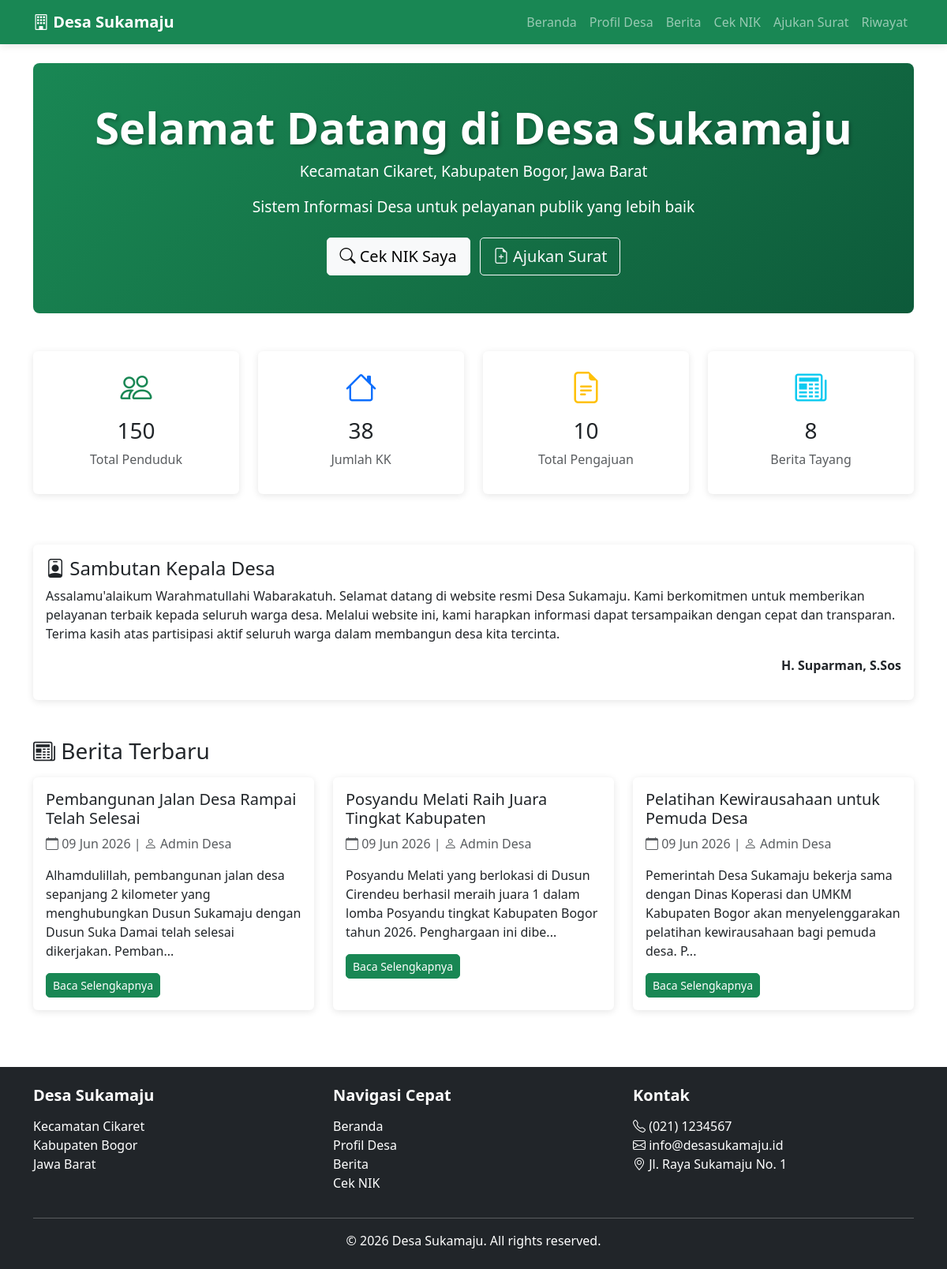
The page / on the database its author committed.
### tables this page shows
CREATE TABLE berita (
  id          INT AUTO_INCREMENT PRIMARY KEY,
  judul       VARCHAR(255) NOT NULL,
  isi         TEXT         NOT NULL,
  penulis     VARCHAR(100) NOT NULL,
  diterbitkan TINYINT(1)   DEFAULT 0,
  created_at  DATETIME     DEFAULT CURRENT_TIMESTAMP
);

### index.php (the view)
<?php
include 'includes/header.php';
$total_warga = mysqli_fetch_assoc(mysqli_query($conn, "SELECT COUNT(*) as total FROM warga"))['total'];
$total_kk = ceil($total_warga / 4);
$total_pengajuan = mysqli_fetch_assoc(mysqli_query($conn, "SELECT COUNT(*) as total FROM surat_pengajuan"))['total'];
$total_berita = mysqli_fetch_assoc(mysqli_query($conn, "SELECT COUNT(*) as total FROM berita WHERE diterbitkan = 1"))['total'];
$berita_terbaru = mysqli_query($conn, "SELECT * FROM berita WHERE diterbitkan = 1 ORDER BY created_at DESC LIMIT 3");
?>
<div class="hero-section text-white text-center py-5 mb-5 rounded-3">
    <h1 class="display-4">Selamat Datang di <?= DESA_NAMA ?></h1>
    <p class="lead"><?= DESA_KECAMATAN ?>, <?= DESA_KABUPATEN ?>, <?= DESA_PROVINSI ?></p>
    <p class="mb-4">Sistem Informasi Desa untuk pelayanan publik yang lebih baik</p>
    <a href="cek_warga.php" class="btn btn-light btn-lg me-2"><i class="bi bi-search"></i> Cek NIK Saya</a>
    <a href="ajukan_surat.php" class="btn btn-outline-light btn-lg"><i class="bi bi-file-earmark-plus"></i> Ajukan Surat</a>
</div>
<div class="row mb-5">
    <div class="col-md-3 mb-3">
        <div class="card text-center h-100 border-success">
            <div class="card-body">
                <i class="bi bi-people fs-1 text-success"></i>
                <h3 class="mt-2"><?= $total_warga ?></h3>
                <p class="text-muted">Total Penduduk</p>
            </div>
        </div>
    </div>
    <div class="col-md-3 mb-3">
        <div class="card text-center h-100 border-primary">
            <div class="card-body">
                <i class="bi bi-house fs-1 text-primary"></i>
                <h3 class="mt-2"><?= $total_kk ?></h3>
                <p class="text-muted">Jumlah KK</p>
            </div>
        </div>
    </div>
    <div class="col-md-3 mb-3">
        <div class="card text-center h-100 border-warning">
            <div class="card-body">
                <i class="bi bi-file-earmark-text fs-1 text-warning"></i>
                <h3 class="mt-2"><?= $total_pengajuan ?></h3>
                <p class="text-muted">Total Pengajuan</p>
            </div>
        </div>
    </div>
    <div class="col-md-3 mb-3">
        <div class="card text-center h-100 border-info">
            <div class="card-body">
                <i class="bi bi-newspaper fs-1 text-info"></i>
                <h3 class="mt-2"><?= $total_berita ?></h3>
                <p class="text-muted">Berita Tayang</p>
            </div>
        </div>
    </div>
</div>
<div class="row mb-5">
    <div class="col-md-12">
        <div class="card">
            <div class="card-body">
                <h4 class="card-title"><i class="bi bi-person-badge"></i> Sambutan Kepala Desa</h4>
                <p class="card-text">Assalamu'alaikum Warahmatullahi Wabarakatuh. Selamat datang di website resmi <?= DESA_NAMA ?>. Kami berkomitmen untuk memberikan pelayanan terbaik kepada seluruh warga desa. Melalui website ini, kami harapkan informasi dapat tersampaikan dengan cepat dan transparan. Terima kasih atas partisipasi aktif seluruh warga dalam membangun desa kita tercinta.</p>
                <p class="text-end fw-bold"><?= KEPALA_DESA ?></p>
            </div>
        </div>
    </div>
</div>
<h3 class="mb-3"><i class="bi bi-newspaper"></i> Berita Terbaru</h3>
<div class="row">
    <?php while ($berita = mysqli_fetch_assoc($berita_terbaru)): ?>
    <div class="col-md-4 mb-4">
        <div class="card h-100">
            <div class="card-body">
                <h5 class="card-title"><?= $berita['judul'] ?></h5>
                <p class="text-muted"><i class="bi bi-calendar"></i> <?= date('d M Y', strtotime($berita['created_at'])) ?> | <i class="bi bi-person"></i> <?= $berita['penulis'] ?></p>
                <p class="card-text"><?= substr($berita['isi'], 0, 150) ?>...</p>
                <a href="berita_detail.php?id=<?= $berita['id'] ?>" class="btn btn-success btn-sm">Baca Selengkapnya</a>
            </div>
        </div>
    </div>
    <?php endwhile; ?>
</div>
<?php include 'includes/footer.php'; ?>

### assets/css/style.css (style rules this page uses)
.hero-section { background: linear-gradient(135deg, #198754 0%, #157347 50%, #0d5a3a 100%); padding: 80px 0; border-radius: 10px; }
.hero-section h1 { font-weight: 700; text-shadow: 2px 2px 4px rgba(0, 0, 0, 0.3); }
.hero-section p { font-size: 1.2rem; }
.card { border: none; box-shadow: 0 2px 10px rgba(0, 0, 0, 0.1); transition: transform 0.3s ease, box-shadow 0.3s ease; }
.btn { border-radius: 5px; }
.fs-1 { font-size: 2.5rem !important; }

### rows shown on the page
berita: judul "Pembangunan Jalan Desa Rampai Telah Selesai", created_at "09 Jun 2026", penulis "Admin Desa", isi "Alhamdulillah, pembangunan jalan desa sepanjang 2 kilometer yang menghubungkan Dusun Sukamaju dengan Dusun Suka Damai telah selesai dikerjakan. Pemban"
berita: judul "Posyandu Melati Raih Juara Tingkat Kabupaten", created_at "09 Jun 2026", penulis "Admin Desa", isi "Posyandu Melati yang berlokasi di Dusun Cirendeu berhasil meraih juara 1 dalam lomba Posyandu tingkat Kabupaten Bogor tahun 2026. Penghargaan ini dibe"
berita: judul "Pelatihan Kewirausahaan untuk Pemuda Desa", created_at "09 Jun 2026", penulis "Admin Desa", isi "Pemerintah Desa Sukamaju bekerja sama dengan Dinas Koperasi dan UMKM Kabupaten Bogor akan menyelenggarakan pelatihan kewirausahaan bagi pemuda desa. P"

### other values the page prints
DESA_NAMA "Desa Sukamaju"
DESA_KECAMATAN "Kecamatan Cikaret"
DESA_KABUPATEN "Kabupaten Bogor"
DESA_PROVINSI "Jawa Barat"
$total_warga "150"
$total_kk "38"
$total_pengajuan "10"
$total_berita "8"
KEPALA_DESA "H. Suparman, S.Sos"
